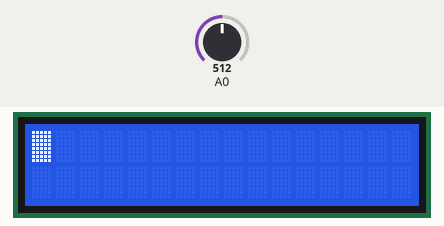
Simulated run of this sketch. Board: Arduino Uno, built with avr-gcc and run on an emulated ATmega328P. On the bench: 16×2 character LCD. The inputs (shaded band) are chosen by the test bench; at power-on: A0 = 512. What the sketch prints to the serial monitor is not drawn.

Above: at 1.2 s.
1.3 s: A0 set to 390
3.7 s: A0 set to 414
5.2 s: A0 set to 306
6.7 s: A0 set to 716
At 7.2 s:
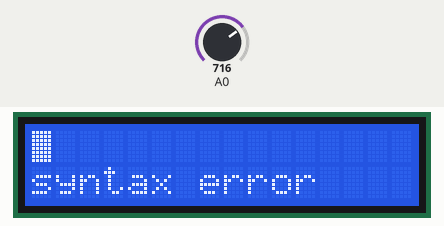
11.0 s: A0 set to 790
Timing chart, 0 to 14.0 s (numbered marks = the images above; inputs shaded):
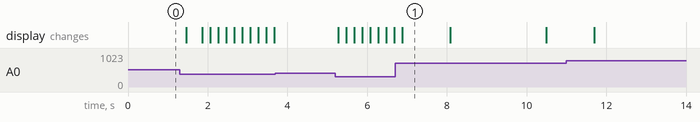

Measured:
- after the input at 3.7 s, every drawn part: stays the same
- after the input at 6.7 s, the display: changes after 0.18 s (image 1)
- what the display in image 1 shows lasts 1.2 s, from 6.9 s to 8.1 s

The sketch:

Calculator.ino
```cpp
#include <stdio.h>
#include <stdlib.h>
#include <math.h>
#include <string.h>

#define MAX_UNARY_OP_SIZE 3
#define MAX_NUM_SIZE 10

#define SYNTAX_ERROR(expr, action)  if (!(expr) && !error_has_occured){ \
                                        action;                         \
                                        error_has_occured = true;       \
                                    }

#define REQUIRE(symbol) line[cur_pos] == symbol

#define PRINT_ERROR_POS

#define SKIP_SPACES while((line[cur_pos] == ' ') && (line[cur_pos] != '\0')){ cur_pos++;}

typedef char* line_ptr;
typedef double ans_type;

class Calc{

    line_ptr line = nullptr;
    int cur_pos = 0;

    bool error_has_occured = false;

    ans_type prog_expr();
    ans_type plus_minus_expr();
    ans_type mul_div_expr();
    ans_type power_expr();
    ans_type power_args_expr();
    ans_type unary_op_expr();
    ans_type brackets_expr();
    ans_type num_expr();
public:

    Calc(line_ptr new_line);
    Calc(const Calc&) = delete;
    ~Calc();

    ans_type get_ans();
    bool check_error();

    Calc operator =(const Calc&) = delete;
};

Calc::Calc(line_ptr new_line){

    line = new char[strlen(new_line) + 1];
    memcpy(line, new_line, strlen(new_line) + 1);
}

Calc::~Calc(){

    delete[] line;
}

ans_type Calc::get_ans(){

    cur_pos = 0;
    error_has_occured = false;

    return prog_expr();
}

ans_type Calc::prog_expr(){

    ans_type val = plus_minus_expr();
    SKIP_SPACES;
    REQUIRE('\0');

    return val;
}

ans_type Calc::plus_minus_expr(){

    ans_type val = mul_div_expr();

    while (REQUIRE('+') || REQUIRE('-')){

        char cur_op = line[cur_pos];
        cur_pos++;
        ans_type val2 = mul_div_expr();

        if (cur_op == '+'){

            val += val2;
        } else{

            val -= val2;
        }
    }

    return val;
}

ans_type Calc::mul_div_expr(){

    ans_type val = power_expr();

    while (REQUIRE('*') || REQUIRE('/')){

        char cur_op = line[cur_pos];
        cur_pos++;
        ans_type val2 = power_expr();

        if (cur_op == '*'){

            val *= val2;
        } else{

            val /= val2;
        }
    }

    return val;
}

ans_type Calc::power_expr(){

    ans_type val = power_args_expr();

    if (REQUIRE('^')){

        cur_pos++;
        ans_type val2 = power_args_expr();

        val = pow(val, val2);
    }

    return val;
}

ans_type Calc::power_args_expr(){

    ans_type val = 0;

    if (REQUIRE('(')){

        cur_pos++;
        val = unary_op_expr();
        SYNTAX_ERROR(REQUIRE(')'), PRINT_ERROR_POS; cur_pos = strlen(line));
    } else{

        val = brackets_expr();
    }

    return val;
}

ans_type Calc::unary_op_expr(){

    ans_type val = 0;

    char unary_op[MAX_UNARY_OP_SIZE + 1];
    unary_op[MAX_UNARY_OP_SIZE] = '\0';

    for (int i = 0; i < MAX_UNARY_OP_SIZE; i++){

        unary_op[i] = line[cur_pos + i];
    }

    if (strcmp(unary_op, "sin") == 0){

        cur_pos += 3;
        return sin(brackets_expr());
    } else{

        if (strcmp(unary_op, "cos") == 0){

            cur_pos += 3;
            return cos(brackets_expr());
        } else{

            unary_op[MAX_UNARY_OP_SIZE - 1] = '\0';

            if (strcmp(unary_op, "tg") == 0){

                cur_pos += 2;
                return tan(brackets_expr());
            }
        }
    }

    return brackets_expr();
}

ans_type Calc::brackets_expr(){

    ans_type val = 0;

    if (REQUIRE('(')){

        cur_pos++;
        val = plus_minus_expr();
        SYNTAX_ERROR(REQUIRE(')'), PRINT_ERROR_POS; cur_pos = strlen(line));
    } else{

        val = num_expr();
    }

    return val;
}

ans_type Calc::num_expr(){

    ans_type val = 0;
    int num_size = 0;

    for (; (line[cur_pos + num_size] >= '0') && (line[cur_pos + num_size] <= '9'); num_size++){

        val = val * 10 + (line[cur_pos + num_size] - '0');
    }

    cur_pos += num_size;
    SYNTAX_ERROR(num_size != 0, PRINT_ERROR_POS; cur_pos = strlen(line));

    return val;
}

bool Calc::check_error(){

    return !error_has_occured;
}
```

main.ino
```cpp
#include <LiquidCrystal.h>

#define MAXLEN 20
#define ALPH_SIZE 20

#define TO_LEFT -1
#define TO_RIGHT 1
#define UP 1
#define DOWN -1

#define RS 8
#define ENBL 9
#define D1 4
#define D2 5
#define D3 6
#define D4 7

#define BTN_UP   1
#define BTN_DOWN 2
#define BTN_LEFT 3
#define BTN_RIGHT 4
#define BTN_SELECT 5
#define BTN_NONE 10

#define ALPHABET "!0123456789+-*/^()"
#define LINE_SIZE 16

enum{

    initial_cond = 0,
    read = 1,
    ans = 2,
    num_of_cond = 3
};

class Display{

    LiquidCrystal lcd;
    int cursor_pos = 0;             //позиция по реальной линии
    int line_pos = 0;               //откуда начинается отображение линии
    int condition = initial_cond;

    int first_line[MAXLEN] = {0};    //линии будут заполнены \0
    char alphabet[ALPH_SIZE] = {ALPHABET};

    void move_cursor(int direction);
    void move_line(int direction);
    void change_symbol(int direction);
    void change_condition();

    void print_first_line();

    void clear_lines();
    void calc_answer();

    static int detect_button();
public:

    Display();
    void check_button();
    void setup_display();
    void wait_after_button();
};

Display::Display(): lcd(RS, ENBL, D1, D2, D3, D4){

    alphabet[0] = '\0';
}

void Display::move_cursor(int direction){

    int new_pos = cursor_pos + direction;
    if (new_pos < 0 || new_pos > MAXLEN) return;

    cursor_pos = new_pos;

    if (new_pos < line_pos){

        move_line(TO_LEFT);
    }

    if (new_pos >= line_pos + LINE_SIZE){

        move_line(TO_RIGHT);
    }

    lcd.setCursor(cursor_pos - line_pos, 0);
}

void Display::move_line(int direction){

    int new_pos = line_pos + direction;
    if (new_pos < 0 || new_pos > MAXLEN - LINE_SIZE) return;

    line_pos = new_pos;
    print_first_line();
}

void Display::print_first_line(){

    lcd.setCursor(0, 0);

    char buf[LINE_SIZE + 1];
    buf[LINE_SIZE] = '\0';

    for (int i = 0; i < LINE_SIZE; i++){

        int cur_symbol_num = first_line[line_pos + i] % ALPH_SIZE; //в массиве хранятся номера в алфавите
        buf[i] = alphabet[cur_symbol_num];
    }

    lcd.print(buf);
    lcd.setCursor(cursor_pos - line_pos, 0);
}

void Display::change_symbol(int direction){

    int cur_symbol = first_line[cursor_pos];

    if (cur_symbol + direction < 0){

        cur_symbol = ALPH_SIZE - 1;
    } else{

        cur_symbol = (cur_symbol + direction) % ALPH_SIZE;
    }

    first_line[cursor_pos] = cur_symbol;

    /*
    char buf[2];
    buf[1] = '\0';
    buf[0] = alphabet[cur_symbol];
    */

    lcd.print(alphabet[cur_symbol]);
    lcd.setCursor(cursor_pos - line_pos, 0);
}

void Display::change_condition(){

    condition = (condition + 1) % num_of_cond;

    switch (condition){

        case read:
            calc_answer();
            break;

        case ans:
            clear_lines();
            break;
    }
}

void Display::calc_answer(){
    char buf[MAXLEN + 1];
    buf[MAXLEN] = '\0';

    for (int i = 0; i < MAXLEN; i++){

        int cur_symbol_num = first_line[line_pos + i] % ALPH_SIZE;
        buf[i] = alphabet[cur_symbol_num];
    }

    Calc calc(buf);
    double ans = calc.get_ans();

    lcd.setCursor(0, 1);

    if (calc.check_error()){

        lcd.print(ans);
    } else{

        lcd.print("syntax error");
    }

    lcd.setCursor(cursor_pos - line_pos, 0);
}

void Display::clear_lines(){

    lcd.setCursor(0, 0);
    lcd.print("                ");
    lcd.setCursor(0, 1);
    lcd.print("                ");
    lcd.setCursor(0, 0);

    for (int i = 0; i < MAXLEN; i++){

        first_line[i] = 0;
    }

    line_pos = 0;
    cursor_pos = 0;
}

void Display::wait_after_button(){

  delay(200);
}

void Display::check_button(){

  int button = detect_button();

  switch (button) {
    case BTN_UP:
      change_symbol(UP);
      wait_after_button();
      break;
    case BTN_DOWN:
      change_symbol(DOWN);
      wait_after_button();
      break;
    case BTN_LEFT:
      move_cursor(TO_LEFT);
      wait_after_button();
      break;
    case BTN_RIGHT:
      move_cursor(TO_RIGHT);
      wait_after_button();
      break;
    case BTN_SELECT:
      change_condition();
      wait_after_button();
      delay(1000);
      break;
  }
}

void Display::setup_display(){

  lcd.begin(16, 2);
  lcd.setCursor(0, 0);
  lcd.blink();
}

int Display::detect_button(){

  int keyAnalog =  analogRead(A0);
  Serial.println (keyAnalog);
  if (keyAnalog < 60) {

    return BTN_RIGHT;
  } else if (keyAnalog < 200) {

    return BTN_UP;
  } else if (keyAnalog < 400) {

    return BTN_DOWN;
  } else if (keyAnalog < 600) {

    return BTN_LEFT;
  } else if (keyAnalog < 800) {

    return BTN_SELECT;
  } else {

    return BTN_NONE;
  }
}

Display displ;

void setup() {
  Serial.begin(9600);
  displ.setup_display();
}

void loop() {

  displ.check_button();
}
```
